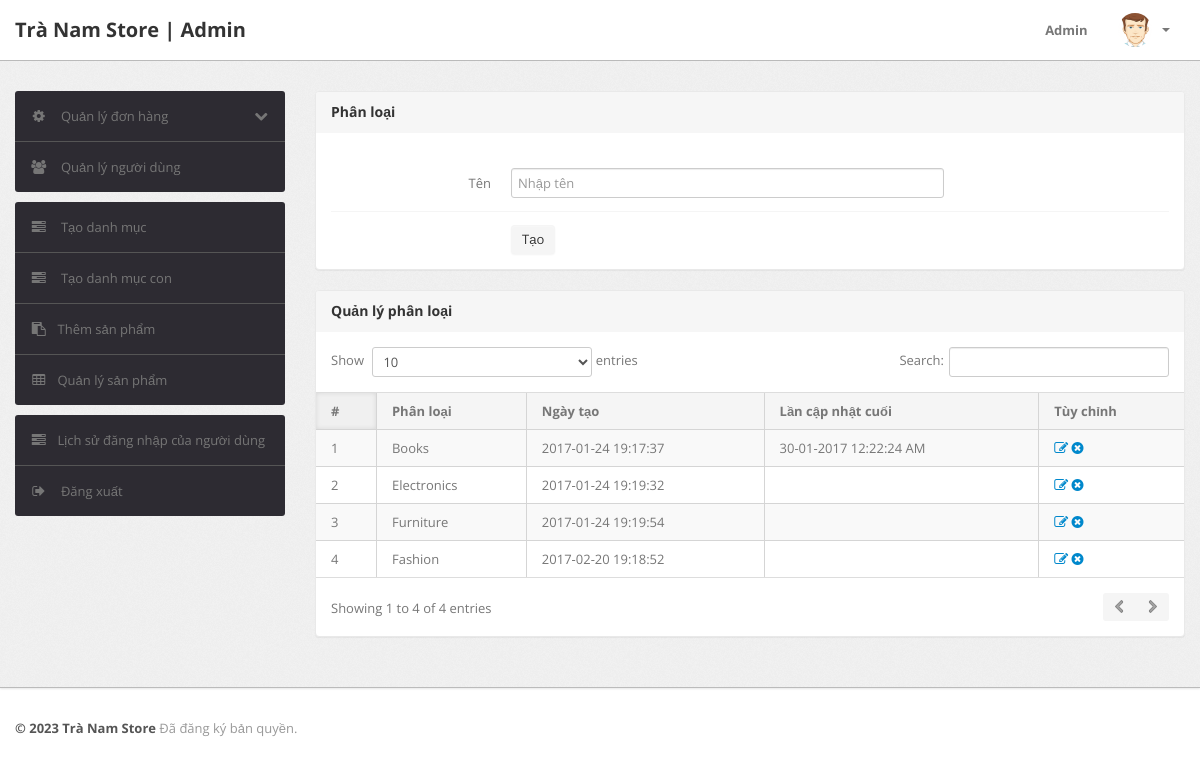
/admin/category.php (signed in), run on an earlier commit of the app's database.
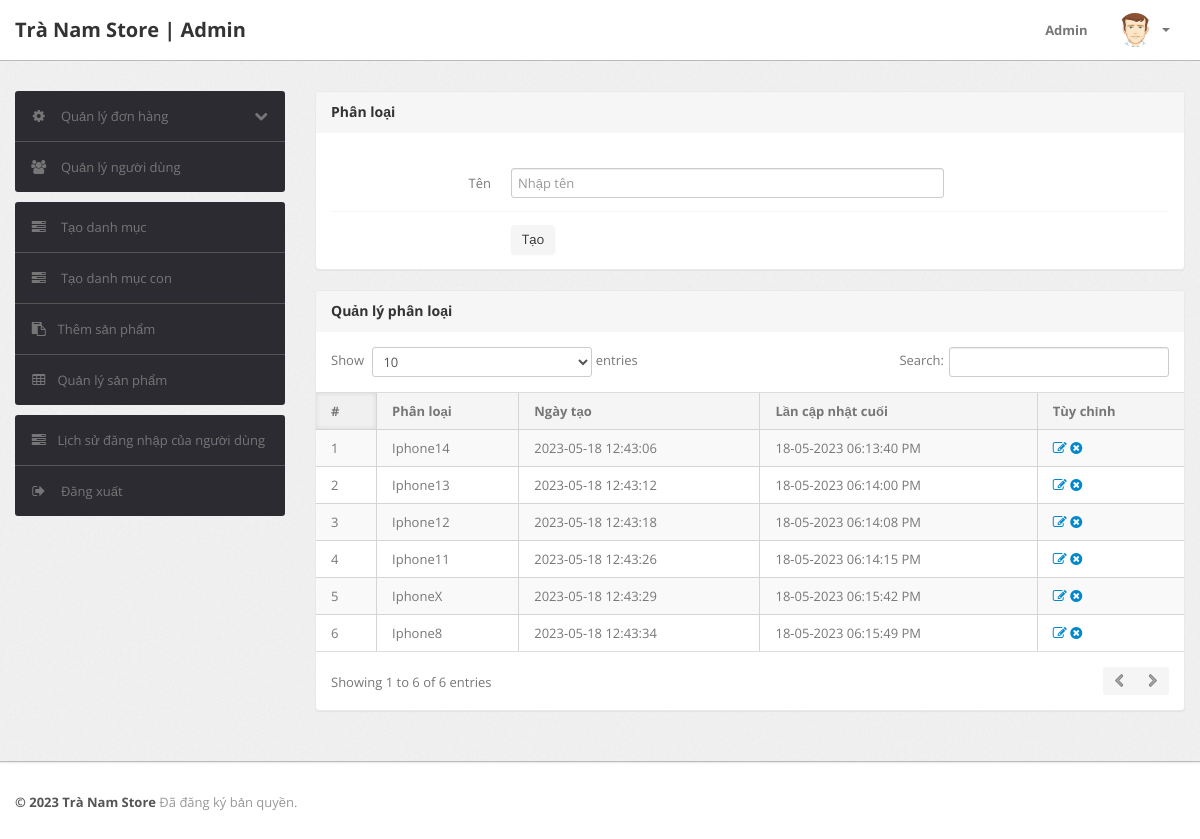
And on a later commit of the database.
### tables this page shows
CREATE TABLE `category` (
  `id` int(11) NOT NULL,
  `categoryName` varchar(50) DEFAULT NULL,
  `categoryDescription` longtext DEFAULT NULL,
  `creationDate` timestamp NOT NULL DEFAULT current_timestamp(),
  `updationDate` varchar(50) DEFAULT NULL
);

### admin/category.php (the view, shortened to what this page needs)
<?php
include('include/config.php');
if (strlen($_SESSION['alogin']) == 0) {
	header('location:index.php');
} else {
?>
	<!DOCTYPE html>
	<html lang="en">
	<head>
		<link type="text/css" href="bootstrap/css/bootstrap.min.css" rel="stylesheet">
		<link type="text/css" href="bootstrap/css/bootstrap-responsive.min.css" rel="stylesheet">
		<link type="text/css" href="css/theme.css" rel="stylesheet">
		<link type="text/css" href="images/icons/css/font-awesome.css" rel="stylesheet">
	</head>
	<body>
		<?php include('include/header.php'); ?>
		<div class="wrapper">
			<div class="container">
				<div class="row">
					<?php include('include/sidebar.php'); ?>
					<div class="span9">
						<div class="content">
							<div class="module">
								<div class="module-head">
									<h3>Phân loại</h3>
								</div>
								<div class="module-body">
									<br />
									<form class="form-horizontal row-fluid" name="Category" method="post">
										<div class="control-group">
											<label class="control-label" for="basicinput">Tên</label>
											<div class="controls">
												<input type="text" placeholder="Nhập tên" name="category" class="span8 tip" required>
											</div>
										</div>
										<div class="control-group">
											<div class="controls">
												<button type="submit" name="submit" class="btn">Tạo</button>
											</div>
										</div>
									</form>
								</div>
							</div>
							<div class="module">
								<div class="module-head">
									<h3>Quản lý phân loại</h3>
								</div>
								<div class="module-body table">
									<table cellpadding="0" cellspacing="0" border="0" class="datatable-1 table table-bordered table-striped	 display" width="100%">
										<thead>
											<tr>
												<th>#</th>
												<th>Phân loại</th>
												<th>Ngày tạo</th>
												<th>Lần cập nhật cuối</th>
												<th>Tùy chỉnh</th>
											</tr>
										</thead>
										<tbody>
											<?php $query = mysqli_query($con, "select * from category");
											$cnt = 1;
											while ($row = mysqli_fetch_array($query)) {
											?>
												<tr>
													<td><?php echo htmlentities($cnt); ?></td>
													<td><?php echo htmlentities($row['categoryName']); ?></td>
													<td> <?php echo htmlentities($row['creationDate']); ?></td>
													<td><?php echo htmlentities($row['updationDate']); ?></td>
													<td>
														<a href="edit-category.php?id=<?php echo $row['id'] ?>"><i class="icon-edit"></i></a>
														<a href="category.php?id=<?php echo $row['id'] ?>&del=delete" onClick="return confirm('Bạn có chắc chắn muốn xóa?')"><i class="icon-remove-sign"></i></a>
													</td>
												</tr>
											<?php $cnt = $cnt + 1;
											} ?>
									</table>
								</div>
							</div>
						</div>
					</div>
				</div>
			</div>
		</div>
		<?php include('include/footer.php'); ?>
	</body>
<?php } ?>

What changed in the data, as far as the page shows it:
removed category: categoryName "Books", creationDate "2017-01-24 19:17:37", updationDate "30-01-2017 12:22:24 AM"
removed category: categoryName "Electronics", creationDate "2017-01-24 19:19:32"
removed category: categoryName "Furniture", creationDate "2017-01-24 19:19:54"
removed category: categoryName "Fashion", creationDate "2017-02-20 19:18:52"
added category: categoryName "Iphone14", creationDate "2023-05-18 12:43:06", updationDate "18-05-2023 06:13:40 PM"
added category: categoryName "Iphone13", creationDate "2023-05-18 12:43:12", updationDate "18-05-2023 06:14:00 PM"
added category: categoryName "Iphone12", creationDate "2023-05-18 12:43:18", updationDate "18-05-2023 06:14:08 PM"
added category: categoryName "Iphone11", creationDate "2023-05-18 12:43:26", updationDate "18-05-2023 06:14:15 PM"
added category: categoryName "IphoneX", creationDate "2023-05-18 12:43:29", updationDate "18-05-2023 06:15:42 PM"
added category: categoryName "Iphone8", creationDate "2023-05-18 12:43:34", updationDate "18-05-2023 06:15:49 PM"
Also different on the page:
text written by a page script: "Show entries Search: Showing 1 to 4 of 4 entries" → "Show entries Search: Showing 1 to 6 of 6 entries"
